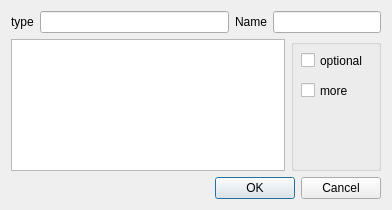
<?xml version="1.0" encoding="UTF-8"?>
<ui version="4.0">
 <class>CDlgParam</class>
 <widget class="QDialog" name="CDlgParam">
  <property name="geometry">
   <rect>
    <x>0</x>
    <y>0</y>
    <width>392</width>
    <height>210</height>
   </rect>
  </property>
  <property name="windowTitle">
   <string>Dialog</string>
  </property>
  <layout class="QGridLayout" name="gridLayout">
   <item row="0" column="0">
    <widget class="QLabel" name="label_2">
     <property name="text">
      <string>type</string>
     </property>
    </widget>
   </item>
   <item row="0" column="1">
    <widget class="QLineEdit" name="eType"/>
   </item>
   <item row="0" column="2">
    <widget class="QLabel" name="label">
     <property name="text">
      <string>Name</string>
     </property>
    </widget>
   </item>
   <item row="0" column="3" colspan="2">
    <widget class="QLineEdit" name="eName"/>
   </item>
   <item row="1" column="0" colspan="4">
    <widget class="QPlainTextEdit" name="eComment"/>
   </item>
   <item row="1" column="4">
    <widget class="QGroupBox" name="groupBox">
     <property name="minimumSize">
      <size>
       <width>90</width>
       <height>0</height>
      </size>
     </property>
     <property name="title">
      <string/>
     </property>
     <property name="flat">
      <bool>true</bool>
     </property>
     <widget class="QCheckBox" name="cOptional">
      <property name="geometry">
       <rect>
        <x>10</x>
        <y>10</y>
        <width>82</width>
        <height>23</height>
       </rect>
      </property>
      <property name="text">
       <string>optional</string>
      </property>
     </widget>
     <widget class="QCheckBox" name="cMore">
      <property name="geometry">
       <rect>
        <x>10</x>
        <y>40</y>
        <width>82</width>
        <height>23</height>
       </rect>
      </property>
      <property name="text">
       <string>more</string>
      </property>
     </widget>
    </widget>
   </item>
   <item row="2" column="0" colspan="5">
    <widget class="QDialogButtonBox" name="buttonBox">
     <property name="orientation">
      <enum>Qt::Horizontal</enum>
     </property>
     <property name="standardButtons">
      <set>QDialogButtonBox::Cancel|QDialogButtonBox::Ok</set>
     </property>
    </widget>
   </item>
  </layout>
 </widget>
 <tabstops>
  <tabstop>eType</tabstop>
  <tabstop>eName</tabstop>
  <tabstop>eComment</tabstop>
  <tabstop>cOptional</tabstop>
  <tabstop>cMore</tabstop>
  <tabstop>buttonBox</tabstop>
 </tabstops>
 <resources/>
 <connections>
  <connection>
   <sender>buttonBox</sender>
   <signal>accepted()</signal>
   <receiver>CDlgParam</receiver>
   <slot>accept()</slot>
   <hints>
    <hint type="sourcelabel">
     <x>248</x>
     <y>254</y>
    </hint>
    <hint type="destinationlabel">
     <x>157</x>
     <y>274</y>
    </hint>
   </hints>
  </connection>
  <connection>
   <sender>buttonBox</sender>
   <signal>rejected()</signal>
   <receiver>CDlgParam</receiver>
   <slot>reject()</slot>
   <hints>
    <hint type="sourcelabel">
     <x>316</x>
     <y>260</y>
    </hint>
    <hint type="destinationlabel">
     <x>286</x>
     <y>274</y>
    </hint>
   </hints>
  </connection>
 </connections>
</ui>
